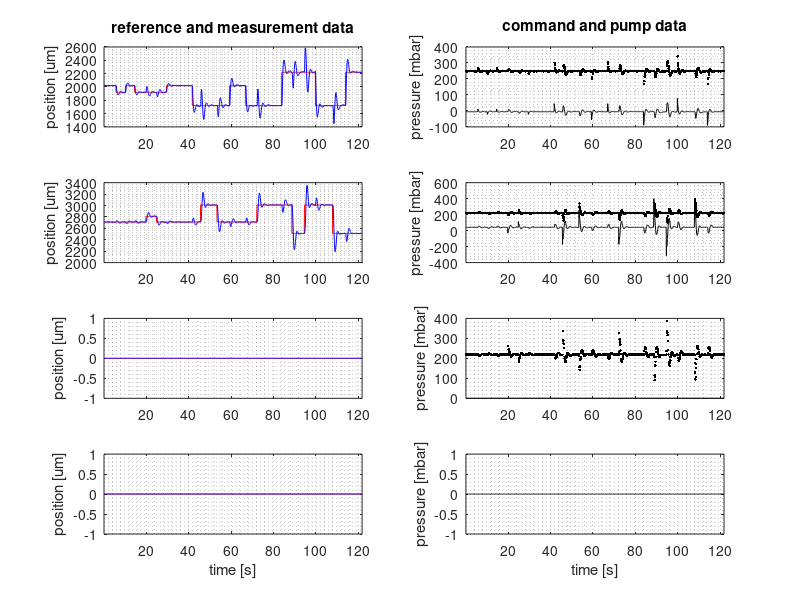
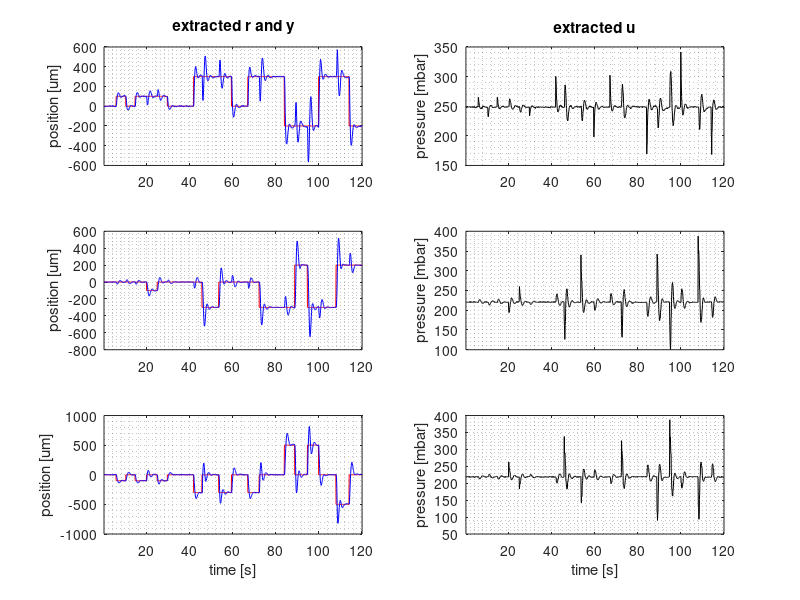

MATLAB code to generate these figures, in order: (Note: this script raises an error after producing the figures.)
%{
Copyright 2016 David Wong

This file is part of uEVA. https://github.com/DaveSketchySpeedway/uEVA

uEVA is free software : you can redistribute it and / or modify
it under the terms of the GNU General Public License as published by
the Free Software Foundation, either version 3 of the License, or
any later version.

uEVA is distributed in the hope that it will be useful,
but WITHOUT ANY WARRANTY; without even the implied warranty of
MERCHANTABILITY or FITNESS FOR A PARTICULAR PURPOSE.See the
GNU General Public License for more details.

You should have received a copy of the GNU General Public License
along with uEva. If not, see <http://www.gnu.org/licenses/>
%}

% this script 
% 1) first estimate d using kalman filter
% 2) then simulate v and y base on u-d using model

close all
clearvars -except model
clc

%% EXTRACT FROM DATA
% load('droplet_fast_slowslow_2016_2_16_13_58_record.mat')
% cut_start_time = 65;
% cut_end_time = 133;
% expe.um_per_pix = micron_per_pixel;
% clear micron_per_pixel controller;

load('droplet_slow_slowslow_2016_2_16_13_21_record.mat')
cut_start_time = 0;
cut_end_time = 120;
expe.um_per_pix = micron_per_pixel;
clear micron_per_pixel;
clear controller

start_idx = find(data.ctrl_time > cut_start_time,1,'first');
end_idx = find(data.ctrl_time >= cut_end_time,1,'first');

expe.t = data.ctrl_time(start_idx:end_idx);
expe.r = data.ctrl_reference(start_idx:end_idx,1:2);
expe.y = data.ctrl_measure(start_idx:end_idx,1:2);

% conservation 
expe.r(:,3) = -( expe.r(:,1) + expe.r(:,2) ); 
expe.y(:,3) = -( expe.y(:,1) + expe.y(:,2) );

% zero data
for i = 1:3
    expe.r(:,i) = expe.r(:,i) - expe.r(1,i);
    expe.y(:,i) = expe.y(:,i) - expe.y(1,i);
end

% flip data to match pump
expe.r = -expe.r;
expe.y = -expe.y;

% velocity by central difference
expe.v = zeros(size(expe.y));
for j = 1:3
    for i = 2:length(expe.t)-1
        expe.v(i,j) = (expe.y(i+1,j) - expe.y(i-1,j)) /...
            (expe.t(i+1) - expe.t(i-1)); 
    end
end
clear i j

% use pump read as model input
expe.u = zeros(length(expe.t), 3);
for i = 1:3
    start_idx = find(data.pump_read_time(:,i) > cut_start_time, 1, 'first');
    end_idx = start_idx + length(expe.t) - 1;
    expe.u(:,i) = data.pump_read(start_idx:end_idx, i);
end
clear i
% start_idx = find(data.pump_write_time > cut_start_time,1,'first');
% end_idx = find(data.pump_write_time > cut_end_time,1,'first');
% expe.u = data.pump_read(start_idx:end_idx, 1:3);
clear start_idx* end_idx cut*

% plot raw data
num_chan = size(data.ctrl_reference,2);

figure
for i = 1:num_chan
    subplot(num_chan,2,(i-1)*2+1)
    plot(data.ctrl_time, data.ctrl_reference(:,i), 'r')
    hold on
    plot(data.ctrl_time, data.ctrl_measure(:,i), 'b')
    if (i == 1)
        title('reference and measurement data')
    end
    if (i == num_chan)
        xlabel('time [s]')
    end
    ylabel('position [um]')
    grid minor

    subplot(num_chan,2, i*2)
    plot(data.ctrl_time, data.ctrl_command(:,i), 'k')
    hold on
    plot(data.pump_read_time(:,i), data.pump_read(:,i), 'k.')
    if (i == 1)
        title('command and pump data')
    end
    if (i== num_chan)
        xlabel('time [s]')
    end
    ylabel('pressure [mbar]')
    grid minor
end
all_axes = findobj(gcf,'type','axes');
linkaxes(all_axes,'x');
xlim(all_axes(1), [min(data.ctrl_time), max(data.ctrl_time)])
clear i all_axes num_chan

% plot extracted 
num_chan = size(expe.r,2);

figure
for i = 1:num_chan
    subplot(num_chan,2,(i-1)*2+1)
    plot(expe.t, expe.r(:,i), 'r')
    hold on
    plot(expe.t, expe.y(:,i), 'b')
    if (i==1)
        title('extracted r and y')
    end
    if (i == num_chan)
        xlabel('time [s]')
    end
    ylabel('position [um]')
    grid minor

    subplot(num_chan,2, i*2)
    plot(expe.t, expe.u(:,i), 'k')
    hold on
    if (i == 1)
        title('extracted u')
    end
    if (i == num_chan)
        xlabel('time [s]')
    end
    ylabel('pressure [mbar]')
    grid minor
end    
all_axes = findobj(gcf, 'type', 'axes');
linkaxes(all_axes, 'x');
xlim(all_axes(1), [min(expe.t), max(expe.t)]);
clear i all_axes num_chan



%% SET UP AUGMENTED STATESPACE
n = length(model.chip.state_d);
m = length(model.chip.input);
p = length(model.chip.output);

sensor_variance = (expe.um_per_pix ^ 2) / 12;
model_knob = 0;
disturbance_knob = 0.01;

kalm.A = [model.chip.Ad -model.chip.Bd; zeros(m,n) eye(m,m)];
kalm.B = [model.chip.Bd; zeros(m,m)];
% kalm.W = [zeros(n,m); eye(m,m)];
kalm.W = eye(n+m, n+m);
kalm.C = [model.chip.Cd zeros(p,m)];
% kalm.Rw = tuning_knob .* eye(m,m);
kalm.Rw = [model_knob .* eye(n,n), zeros(n,m); zeros(m,n), disturbance_knob.* eye(m,m)];
kalm.Rv = sensor_variance .* eye(p,p);
kalm.Rv(3,3) = 2*sensor_variance; % y(3,:) = -(y(1,:) + y(2,:))
kalm.state = model.chip.state_d;
for i = 1:m
    kalm.state = [kalm.state; {['disturbance_ch' num2str(i)]}];
end

clear i n m p
clear model_knob disturbnce_knob sensor_variance

%% VALIDATION BY SIMULATION
vali.t = expe.t;
vali.u = expe.u';
vali.r = expe.r';
vali.y = expe.y';
vali.v = expe.v';

[vali.xe, vali.xp, vali.yp, vali.pe, vali.pp, vali.kg] =...
    run_kalman(kalm.A, kalm.B, kalm.W, kalm.C, kalm.Rw, kalm.Rv,...
    vali.t, vali.u, vali.y);

vali.de = zeros(size(vali.u));
vali.ud = zeros(size(vali.u));
for i = 1:size(vali.ud,1)
    vali.de(i,:) = vali.xe(end-size(vali.u,1)+i,:);
    vali.ud(i,:) = vali.u(i,:) - mean(vali.de(i,:));
%     sim.ud(i,:) = sim.u(i,:) - sim.de(i,:);
end

[deleteme, vali.vo] = run_statespace(...
    model.raw.a, model.raw.b, model.raw.c, model.raw.d, vali.t, vali.ud);

[deleteme, vali.yo] = run_statespace(...
    model.chip.Ad, model.chip.Bd, model.chip.Cd, model.chip.Dd, vali.t, vali.ud);

clear deleteme

%% PLOT SIMULATION RESULTS
% kalman estimations
figure
for i = 1:size(vali.r,1)
    
    subplot(size(vali.r,1),2,(i-1)*2+1)
    plot(vali.t, vali.r(i,:), 'r')
    hold on
    plot(vali.t, vali.y(i,:), 'b.')
    plot(vali.t, vali.yp(i,:), 'c.')
    if (i == 1)
        title('r(red) vs y(blue) vs yp(cyan)')
    end
    if (i == size(vali.r,1))
        xlabel('time [s]')
    end
    ylabel('position [um]')
    grid minor
        
    if i <= size(vali.u)
        subplot(size(vali.r,1),2,i*2)
        plot(vali.t, vali.u(i,:), 'k.')
        hold on
        plot(vali.t, vali.de(i,:), 'g.')
        if (i == 1)
            title('u(black) and de(green)')
        end
        if (i == size(vali.r,1))
            xlabel('time [s]')
        end
        ylabel('pressure [mbar]')
        grid minor
    end    
end
all_axes = findobj(gcf, 'type', 'axes');
linkaxes(all_axes, 'x');
xlim(all_axes(1), [min(vali.t), max(vali.t)]);
clear i all_axes 

% open loop simulation
% figure
% for i = 1:size(vali.r,1)
%     subplot(size(vali.r,1),3, (i-1)*3+1)
%     plot(vali.t, vali.r(i,:), 'r')
%     hold on
%     plot(vali.t, vali.y(i,:), 'b')
%     plot(vali.t, vali.yo(i,:), 'g.')
%     if (i==1)
% %         title('r(red) vs y(blue) vs yo(cyan)')
%         title('Displacement')
%     end
%     if (i==size(vali.r,1))
%         xlabel('Time [s]')
%     end
%     ylabel('Position [um]')
%     grid minor
%     legend('Reference','Experiment','Simulation');
%     
%     subplot(size(vali.r,1),3,(i-1)*3+2)
%     plot(vali.t, vali.v(i,:), 'b')
%     hold on
%     plot(vali.t, vali.vo(i,:), 'g.')
%     if (i == 1)
% %         title('v(red) vs vo(dots)')
%         title('Velocity')
%     end
%     if (i == size(vali.r,1))
%         xlabel('Time [s]')
%     end
%     ylabel('Velocity [um/s]')
%     grid minor
%     legend('Experiment', 'Simulation');
%     
%     if i <= size(vali.ud)
%         subplot(size(vali.r,1),3,3*i)  
%         plot(vali.t, vali.ud(i,:), 'k.')
%         if (i == 1)
%             title('Input [u* = u - mean(d*)]')
%         end
%         if (i == size(vali.r,1))
%             xlabel('Time [s]')
%         end
%         ylabel('Pressure [mbar]')
%         grid minor
%     end
% end
% all_axes = findobj(gcf, 'type', 'axes');
% linkaxes(all_axes, 'x');
% xlim(all_axes(1), [min(vali.t), max(vali.t)]);
% clear i all_axes 

close all
figure
for i = 1:size(vali.r,1)
    subplot(size(vali.r,1),1,i)
    plot(vali.t, vali.r(i,:), 'r')
    hold on
    plot(vali.t, vali.y(i,:), 'b')
    plot(vali.t, vali.yo(i,:), 'g.')
    title(['Channel ' num2str(i) ' Displacement'])
    if (i==size(vali.r,1))
        xlabel('Time [s]')
    end
    ylabel('Position [um]')
    grid minor
    legend('Reference','Experiment','Simulation');
    xlim([0,125])
end
clear i
    
figure
for i = 1:size(vali.r,1)
    subplot(size(vali.r,1),1,i)
    plot(vali.t, vali.v(i,:), 'b')
    hold on
    plot(vali.t, vali.vo(i,:), 'g.')
    title(['Channel ' num2str(i) ' Velocity'])
    if (i == size(vali.r,1))
        xlabel('Time [s]')
    end
    ylabel('Velocity [um/s]')
    grid minor
    legend('Experiment', 'Simulation');
    xlim([0,125])
end
clear i

figure
for i = 1:size(vali.r,1)
    if i <= size(vali.ud)
        subplot(size(vali.r,1),1,i)
        plot(vali.t, vali.u(i,:), 'Color', [0.9,0.8,0])
        hold on
        plot(vali.t, vali.ud(i,:), 'k.')
        title(['Channel ' num2str(i) ' Command'])
        if (i == size(vali.r,1))
            xlabel('Time [s]')
        end
        ylabel('Pressure [mbar]')
        grid minor
        legend('u','u* = u - mean(d*)')
        xlim([0,125])
    end
end
clear i
    
    






